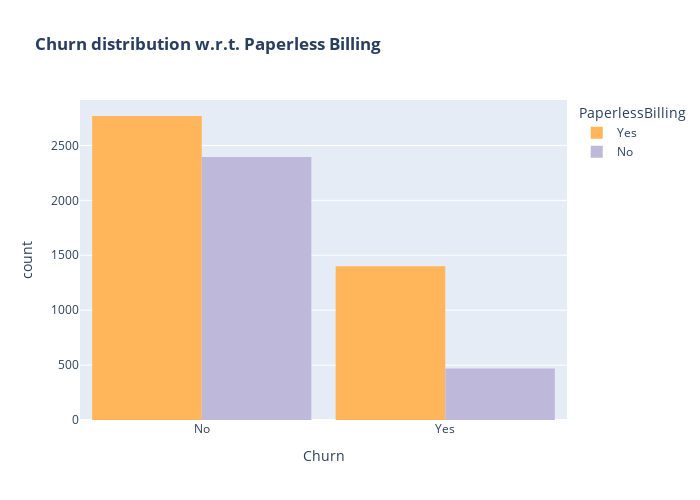

The cell this chart's notebook holds for it:
### Code cell
#@title Peek Solution 👀

color_map = {"Yes": '#ffb55a', "No": '#beb9db'}
fig = px.histogram(cust_data, x="Churn", color="PaperlessBilling", barmode='group',  title="<b>Churn distribution w.r.t. Paperless Billing</b>", color_discrete_map=color_map)
fig.update_layout(width=700, height=500, bargap=0.1)
fig.show()

### Figure 1 — Plotly figure (JSON) as saved in the notebook; plotly's stock layout.template omitted (floating-point values rounded to 4 significant figures; data arrays with more than 128 entries replaced by an {"elided": "..."} marker saying what was removed)
{"data": [{"alignmentgroup": "True", "bingroup": "x", "hovertemplate": "PaperlessBilling=Yes<br>Churn=%{x}<br>count=%{y}<extra></extra>", "legendgroup": "Yes", "marker": {"color": "#ffb55a", "pattern": {"shape": ""}}, "name": "Yes", "offsetgroup": "Yes", "orientation": "v", "showlegend": true, "type": "histogram", "x": {"elided": "4168 str values"}, "xaxis": "x", "yaxis": "y"}, {"alignmentgroup": "True", "bingroup": "x", "hovertemplate": "PaperlessBilling=No<br>Churn=%{x}<br>count=%{y}<extra></extra>", "legendgroup": "No", "marker": {"color": "#beb9db", "pattern": {"shape": ""}}, "name": "No", "offsetgroup": "No", "orientation": "v", "showlegend": true, "type": "histogram", "x": {"elided": "2864 str values"}, "xaxis": "x", "yaxis": "y"}], "layout": {"bargap": 0.1, "barmode": "group", "height": 500, "legend": {"title": {"text": "PaperlessBilling"}, "tracegroupgap": 0}, "title": {"text": "<b>Churn distribution w.r.t. Paperless Billing</b>"}, "width": 700, "xaxis": {"anchor": "y", "domain": [0, 1], "title": {"text": "Churn"}}, "yaxis": {"anchor": "x", "domain": [0, 1], "title": {"text": "count"}}}}
